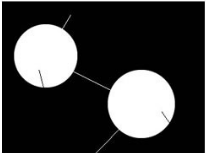
#> input picture Assignments/cv_assignment/images/gradient.PNG, 206 x 153 px, found by its file name
$ python Gradient.py
#> lines starting #> are read from the running program, lines starting #| are printed output that depends on the picture; after the words box and inside, x2 and y2 are one past the last pixel; in counts of white or black regions, pixels touching at a corner belong together
from cv2 import imread
import numpy as np
import math as m
import matplotlib.pyplot as plt
import cv2
# First convert your input rgb image to grayscale
image = cv2.imread('images/gradient.PNG', 0)
#> image is the input picture: shape (153, 206); min 0, max 255, mean 62
cv2.imshow('Grayscale Image', image)
cv2.waitKey(0)
'''# Then convert grayscale image to binary
thresh_img = cv2.threshold(image,130,255,cv2.THRESH_BINARY)[1]
cv2.imshow('BINARY', thresh_img)
cv2.waitKey(0)
print(np.array(thresh_img))
# Use this kernel'''
kernel = np.array([[0, 0, 1, 0, 0],[0, 1, 1, 1, 0],[1, 1, 1, 1, 1], [0, 1, 1, 1, 0],[0, 0, 1, 0, 0]])

def gradient(kernel, img1):
    img = cv2.copyMakeBorder(img1, 2, 2, 2, 2, cv2.BORDER_CONSTANT) # Add padding
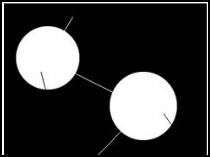
#> img: shape (157, 210); min 0, max 255, mean 59.3
    res_img = np.copy(img1)
    for i in range(2, img.shape[0] - 2):
        for j in range(2, img.shape[1] - 2):
            sum = np.sum(img[i - 2 : i + 3, j - 2 : j + 3] * kernel[:, :])
            #print(sum)
            if sum > 2760 :
                res_img[i - 2, j - 2] = 0
            elif sum <= 2760 and sum >= 255:
                res_img[i - 2, j - 2] = 255
            else:
                res_img[i - 2, j - 2] = 0
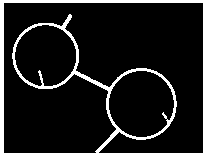
#> res_img: shape (153, 206); 10.3% white; 2 white regions, box (x1, y1, x2, y2) and area: (0, 0, 206, 153) 1668, (12, 14, 177, 153) 1592
    return res_img

res = gradient(kernel, image)
#print(np.array(thresh_img))

orig = cv2.cvtColor(image, cv2.COLOR_BGR2RGB)
#cv2.imshow('Original', orig)
#cv2.waitKey(0)
cv2.imshow('Dialated Image', res)
cv2.waitKey(0)

$ run again, with Assignments/cv_assignment/images/Convolution10.png copied over Assignments/cv_assignment/images/gradient.PNG
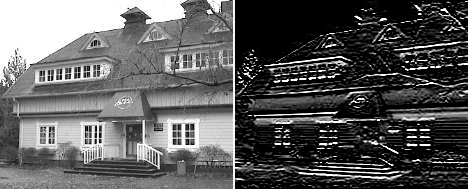
#> input picture Assignments/cv_assignment/images/Convolution10.png, 468 x 189 px, found by its file name
#> in gradient, `img = cv2.copyMakeBorder(img1, 2, 2, 2, 2, cv2.BORDER_CONSTANT)`:
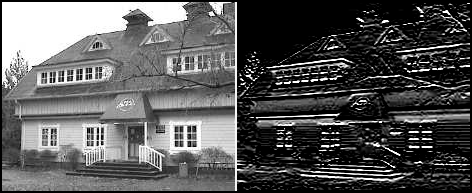
#> img: shape (193, 472); min 0, max 255, mean 89
#> after the loop in gradient, `for i in range(2, img.shape[0] - 2):`:
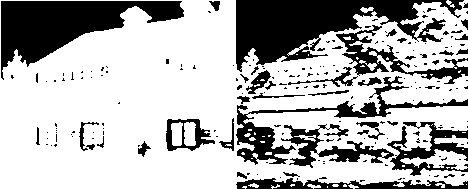
#> res_img: shape (189, 468); 70.1% white; 199 black regions (159 under 20 px), largest, box (x1, y1, x2, y2) and area: (236, 0, 464, 72) 7718, (1, 1, 184, 80) 6378, (236, 76, 468, 165) 2722
